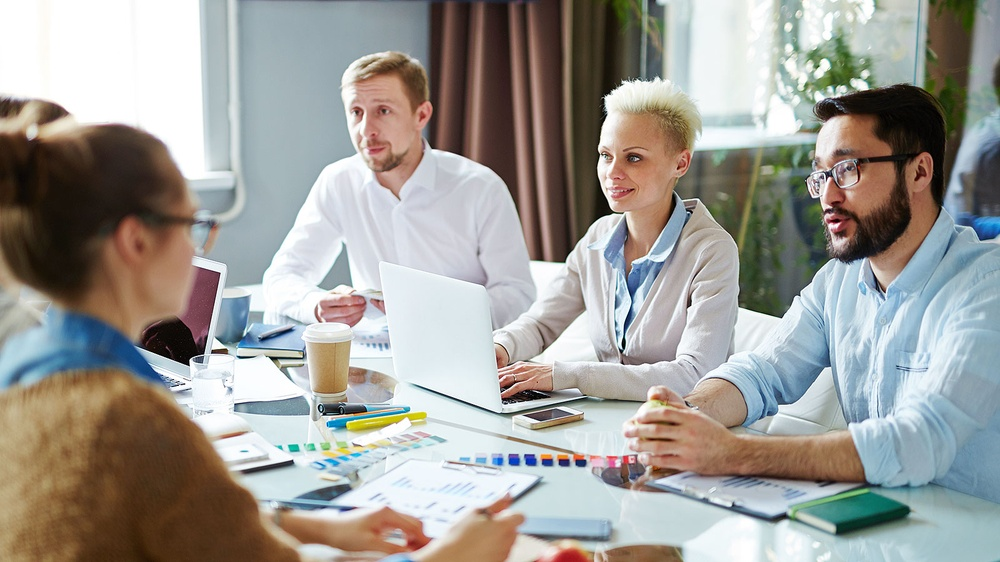
#> input picture face1.jpg, 1000 x 562 px, shrunk from 1600 x 900 before the run
$ python test.py
#> lines starting #> are read from the running program, lines starting #| are printed output that depends on the picture; after the words box and inside, x2 and y2 are one past the last pixel; in counts of white or black regions, pixels touching at a corner belong together
import cv2
img = cv2.imread('face1.jpg')
#> img is the input picture: shape (562, 1000, 3); mean B, G, R 150.6, 155.8, 157.6
gray = cv2.cvtColor(img, cv2.COLOR_BGR2GRAY)
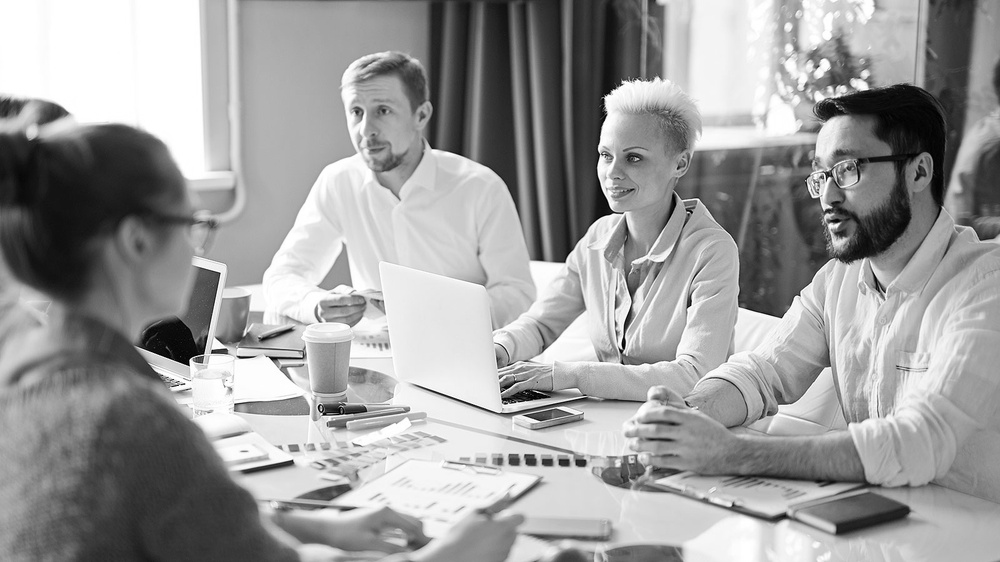
#> gray: shape (562, 1000); min 0, max 255, mean 155.7


face_cascade = cv2.CascadeClassifier(cv2.data.haarcascades + 'haarcascade_frontalface_default.xml')

faces = face_cascade.detectMultiScale(gray, scaleFactor=1.1, minNeighbors=5)
#> faces = [[584, 132, 67, 67], [332, 82, 78, 78]]

for (x, y, w, h) in faces:
    cv2.rectangle(img, (x, y), (x+w, y+h), (255, 0, 0), 2)
#> this loop made 2 passes
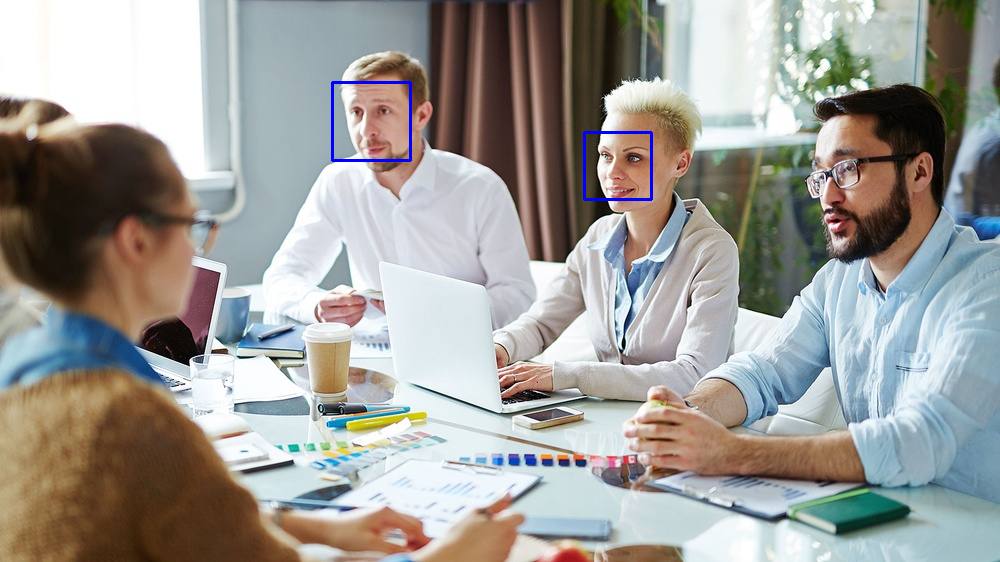
#> img: shape (562, 1000, 3); 0.31% of pixels changed, all inside (x1, y1, x2, y2) = (331, 81, 653, 201)


cv2.imshow('img', img)
cv2.waitKey(0)
cv2.destroyAllWindows()

$ run again, with coin.jpg copied over face1.jpg
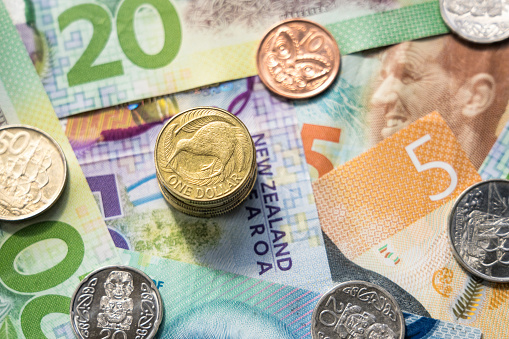
#> input picture coin.jpg, 509 x 339 px
#> img is the input picture: shape (339, 509, 3); mean B, G, R 148.4, 170.8, 175.8
#> `gray = cv2.cvtColor(img, cv2.COLOR_BGR2GRAY)`:
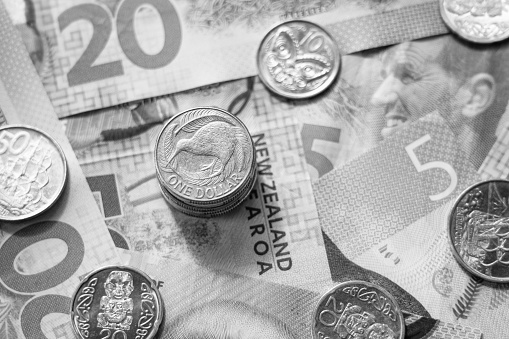
#> gray: shape (339, 509); min 1, max 255, mean 169.7
#> faces = ()
